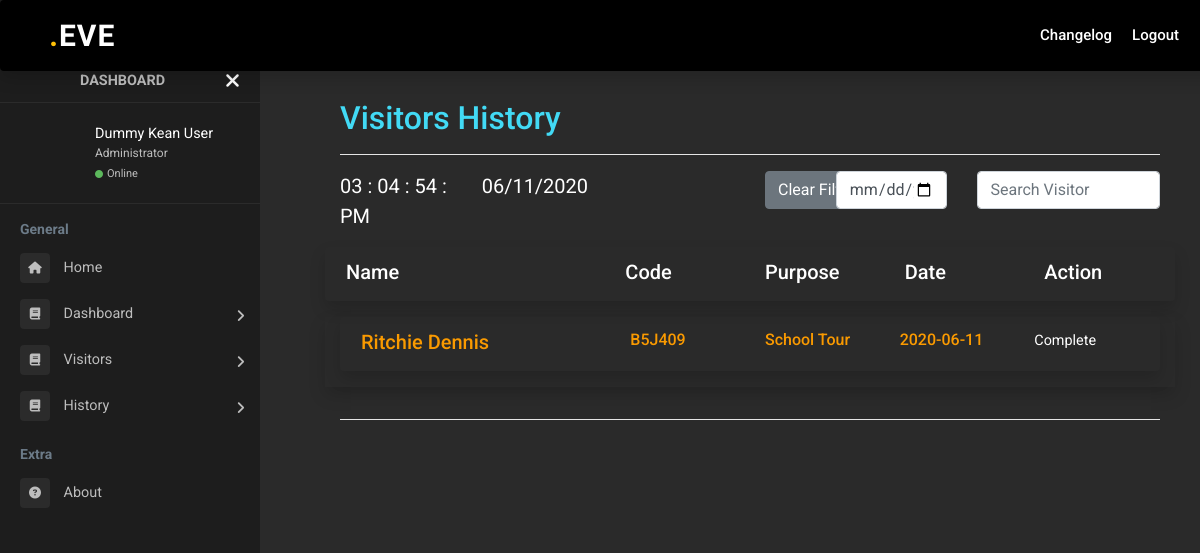
The app's page /eve/module-admin/admin-security/admin-security-visitors-history.php (signed in) with its own data.
### tables this page shows
CREATE TABLE `guest_register` (
  `id` int(11) NOT NULL,
  `firstname` varchar(50) NOT NULL,
  `middlename` varchar(50) NOT NULL,
  `lastname` varchar(50) NOT NULL,
  `email` varchar(255) NOT NULL,
  `date` date NOT NULL,
  `purpose` varchar(50) NOT NULL,
  `idgiven` varchar(20) NOT NULL,
  `contactnum` varchar(11) NOT NULL,
  `guestcode` varchar(6) NOT NULL,
  `status` varchar(10) NOT NULL DEFAULT 'pending'
);

### eve/module-admin/admin-security/admin-security-visitors-history.php (called while the page is built, shortened)
<?php
  require_once 'admin-view/header/header-welcome-login.php';
  require_once 'admin-view/navbar/navbar-admin.php';
  require_once 'admin-view/sidebar/sidebar-admin.php';
  require_once 'admin-view/content/content-admin-security-visitors-history.php';
  require_once 'admin-view/footer/footer-main.php';
 ?>

### eve/module-admin/admin-security/admin-security-process/process-history.php (the view, shortened to what this page needs)
<?php
  function getListing(){
    @include('../../library-process/connection.php');
    $query = 'SELECT * FROM guest_register WHERE status = ? AND date = ?';
    $pStatement = $conn->prepare($query);
    $param = 'complete';
    $param2 = date('Y-m-d');
    $pStatement->bind_param('ss', $param, $param2);
    $pStatement->execute();
    $result = $pStatement->get_result();
    while($row = $result->fetch_assoc()){
      $action = null;
      if($row['status'] == 'checkedIn' || $row['status'] == 'complete')
        $action = 'Complete';
      else {
        $action = '<a href="admin-security-dashboard.php?onCheckIn='.$row['guestcode'].'&type=guest" class="btn btn-secondary" style="margin-right:5px ">Check-In</a>';
      }
      echo '<div class="alert alert-shadow flex-column align-items-start shadow" role="alert">
              <div class="row">
                <div class="col-4">
                  <h5 class="mb-1" style=\'color:#fa9a00\'>'.$row['lastname'].' '.$row['firstname'].'</h5>
                </div>
                <div class="col-2">
                   <h6 style=\'color:#fa9a00\'>'.$row['guestcode'].'</h6>
                </div>
                <div class="col-2">
                  <h6 style=\'color:#fa9a00\'>'.$row['purpose'].'</h6>
                </div>
                <div class="col-2">
                  <h6 style=\'color:#fa9a00\'>'.$row['date'].'</h6>
                </div>
                <div class="col-1">
                  '.$action.'
                </div>
                <div class="col-1">
                </div>
              </div>
            </div>';
    }
  }
 ?>

### eve/module-admin/admin-event/admin-css/admin.css (style rules this page uses)
body { background-color: #2a2a2a; font-family: 'Roboto', sans-serif; color: white; overflow-x: hidden; }
body { font-size: 0.9rem; }

### records on screen
guest_register: lastname "Ritchie", firstname "Dennis", guestcode "B5J409", purpose "School Tour", date "2020-06-11", status "Complete"
